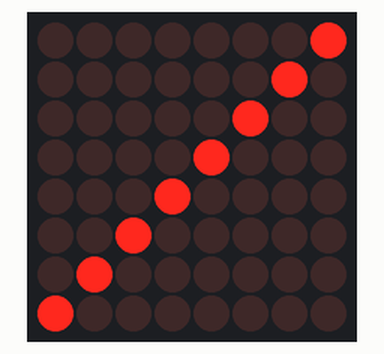
Recording of a sketch running on a simulated Arduino Uno, built with avr-gcc and run on an emulated ATmega328P. Shown: 8×8 LED matrix.

Above: at 0.1 s.

The sketch:

dotMatrixArray.ino
```cpp
#include "LedControl.h"

LedControl dot = LedControl(12, 11, 10, 1);  // 핀번호 (din, clk, cs, 매트릭수 개수 설정)

byte A[] = { B00000000,B11100111,B01000010,B01000010,B01000010,B00000000,B00111100,B00000000 };
byte B[] = { B01000010,B10100101,B00001000,B00001000,B00011000,B01000010,B00111100,B00000000 };
byte C[] = { B00000000,B10000001,B01000010,B00100100,B01000010,B10000001,B00111100,B00000000 };
byte Q[] = { B00111000,B01000100,B01000100,B00001000,B00010000,B00010000,B00000000,B00010000 };
byte W[]={B00000001,B00000010,B00000100,B00001000,B00010000,B00100000,B01000000,B10000000};
//원하는 모양의 도트매트릭스를 그려주세요.

void setup() {
  Serial.begin(9600);
  dot.shutdown(0, false);  //절전모드
  dot.setIntensity(0,10); //밝기조정(15깢
  dot.clearDisplay(0); //초기화
  }

void loop() {
 for(int i = 0; i < 8 ; i++)
      dot.setRow(0, i , W[i]);


}
```
